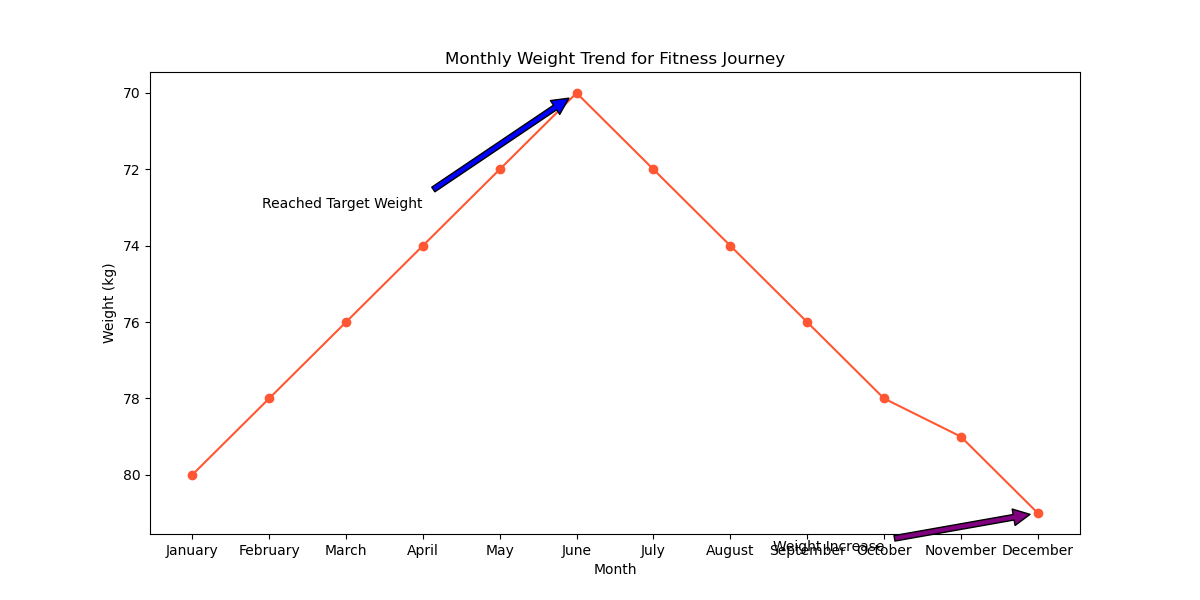

The script that drew this image:

import matplotlib.pyplot as plt

# Data
months = ["January", "February", "March", "April", "May", "June", "July", "August", "September", "October", "November", "December"]
weight = [80, 78, 76, 74, 72, 70, 72, 74, 76, 78, 79, 81]

plt.figure(figsize=(12, 6))  # Change width and height of the chart

# Plotting the line chart
plt.plot(months, weight, color="#FF5733", marker='o')  # Using a specific color code and marker for data points

# Adding annotations for specific points
plt.annotate('Reached Target Weight', xy=('June', 70), xytext=('April', 73),
             arrowprops=dict(facecolor='blue', shrink=0.05),
             horizontalalignment='right')
plt.annotate('Weight Increase', xy=('December', 81), xytext=('October', 82),
             arrowprops=dict(facecolor='purple', shrink=0.05),
             horizontalalignment='right')

# Title and labels
plt.title('Monthly Weight Trend for Fitness Journey')
plt.xlabel('Month')
plt.ylabel('Weight (kg)')

plt.gca().invert_yaxis()  # Invert the y-axis

# Show the chart
plt.show()
